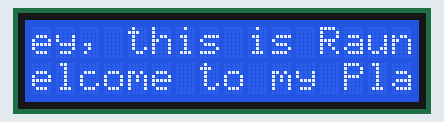
This sketch was run on a simulated Arduino Uno, built with avr-gcc and run on an emulated ATmega328P. Parts: 16×2 character LCD.

Above: at 0.1 s.
At 4.1 s:
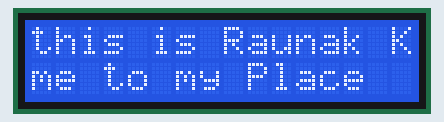
At 9.1 s:
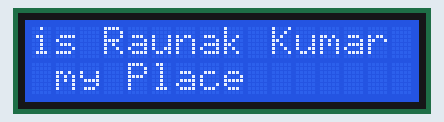
At 19.1 s:
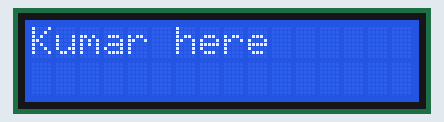
At 28.1 s:
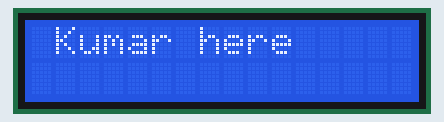
At 38.1 s:
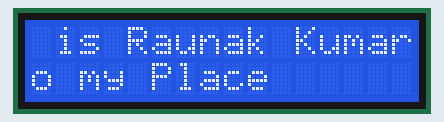

Measured:
- what the display in image 1 shows lasts 1.0 s, from 4.1 s to 5.1 s

The sketch:

Scrolling_LCD_Display.ino
```cpp
//Created by Raunak Kumar//

//Tags for including libraries//
#include <LiquidCrystal.h>

//Defining pins//
LiquidCrystal lcd(2, 3, 4, 5, 6, 7);
//Pins Description//
//LCD -> Arduino Pin//
//RS -> 2//
//Enable -> 3//
//D4 -> 4//
//D5 -> 5//
//D6 -> 6//
//D7 -> 7//
//R/W -> Gnd//
//Vss -> Gnd//
//Vcc -> 5V//

//Code to run the pre-defined program once//
void setup()
{
  lcd.begin(16, 2);//Sets the no. of Rows and Columns of LCD//
  lcd.print("Hey, this is Raunak Kumar here");//Prints the message on LCD//
  lcd.setCursor(0, 1);//Sets the cursor at the desired point. Here, 0is the first column and 1 is the second row.//
  lcd.print("Welcome to my Place");//Prints the no. of seconds since reset//
}

//Code to repeat the pre-defined program//
void loop()
{
  for(int PositionCount=0;PositionCount<24; PositionCount++)//Counts the Position of cursor, PositionCount<24 value can be changed as per need.//
   {
    lcd.scrollDisplayLeft();//Builtin command to scroll text Left//
    delay(1000);//Delay of 1000millisecond = 1second//
   }
  for(int PositionCount=0;PositionCount<24; PositionCount++)//Counts the Position of cursor, PositionCount<24 value can be changed as per need.//
   {
    lcd.scrollDisplayRight();//Builtin command to scroll text Right//
    delay(1000);//Delay of 1000millisecond = 1second//
   }
  for(int PositionCount=0;PositionCount<24; PositionCount++)//Counts the Position of cursor, PositionCount<24 value can be changed as per need.//
   {
    lcd.scrollDisplayLeft();//Builtin command to scroll text Left again//
    delay(1000);//Delay of 1000millisecond = 1second//
   }
}
```
